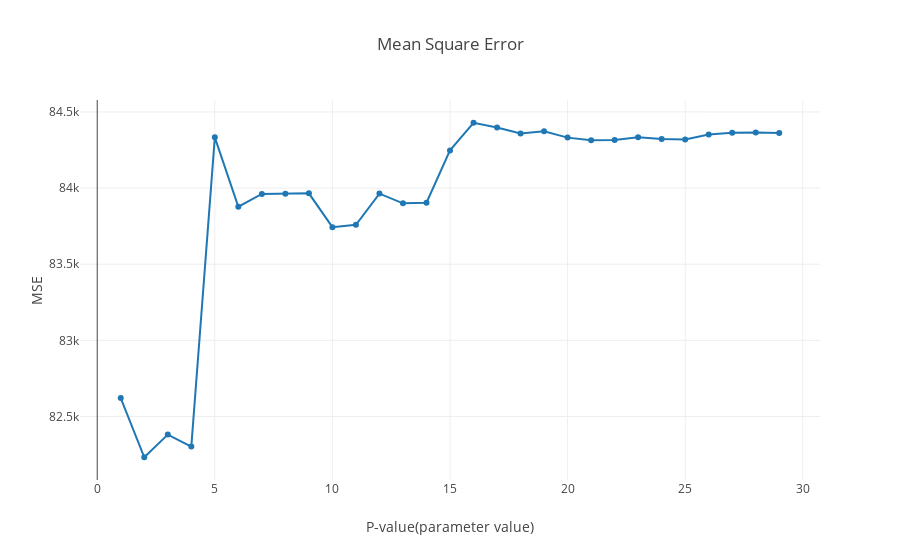

The cell this chart's notebook holds for it:
### Code cell
ar_model = AR(1)
ar_model.set_training_data_set(training_set_values)
ar_model.set_training_data_time(training_set_time)

ar_model.set_validation_data_set(validation_set_values)
ar_model.set_validation_data_time(validation_set_time)

epochs = 30
mse = np.zeros(epochs-1)
mse_x = np.arange(1, epochs)
for i in range(1, epochs):
    ar_model.set_p(i)
    ar_model.calculate_weights()
    prediction = ar_model.get_prediction(ar_model.validation_data_set)
#     ar_model.plot_result(ar_model.validation_data_time, ar_model.validation_data_set, prediction)
    mse[i-1] = ar_model.get_mse(ar_model.validation_data_set, prediction)
# plot MSE of validation set
    print(i, end=',')
trace_mse = {"x": mse_x,
             "y": mse,
             "mode": 'lines+markers',
             "name": 'MSE'}
traces = [trace_mse]
layout = dict(title = "Mean Square Error",
              yaxis = dict(title = 'MSE'),
              xaxis = dict(title = 'P-value(parameter value)')
             )
fig = dict(data=traces, layout=layout)
iplot(fig)
print("MSE is minimum at P = "+str(np.argmin(mse)+1))

### Figure 1 — Plotly figure (JSON) as saved in the notebook; plotly's stock layout.template omitted (floating-point values rounded to 4 significant figures)
{"data": [{"mode": "lines+markers", "name": "MSE", "type": "scatter", "uid": "e6a8d48c-bde6-4c91-91ab-74844871c7ec", "x": [1, 2, 3, 4, 5, 6, 7, 8, 9, 10, 11, 12, 13, 14, 15, 16, 17, 18, 19, 20, 21, 22, 23, 24, 25, 26, 27, 28, 29], "y": [82620.0, 82230.0, 82380.0, 82300.0, 84330.0, 83880.0, 83960.0, 83960.0, 83970.0, 83740.0, 83760.0, 83960.0, 83900.0, 83900.0, 84250.0, 84430.0, 84400.0, 84360.0, 84370.0, 84330.0, 84310.0, 84320.0, 84330.0, 84320.0, 84320.0, 84350.0, 84360.0, 84370.0, 84360.0]}], "layout": {"title": "Mean Square Error", "xaxis": {"title": "P-value(parameter value)"}, "yaxis": {"title": "MSE"}}}
